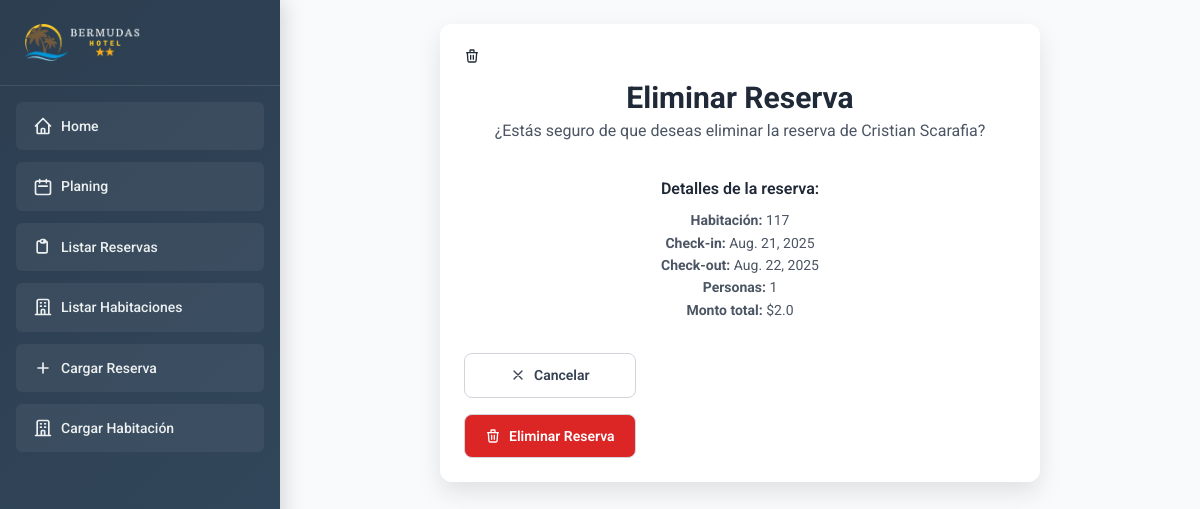
Screenshot of /eliminar_reserva/4/ with the database file from the repository.
### reservas/models.py (models this page shows, shortened)
class Reserva(models.Model):
    encargado = models.CharField(max_length=100, null=False)
    nhabitacion = models.ForeignKey(Habitacion, on_delete=models.CASCADE)
    nombre = models.CharField(max_length=100, null=False)
    apellido = models.CharField(max_length=100, null=False)
    personas = models.IntegerField(null=False, default=1)
    fecha_ingreso = models.DateField(null=False)
    fecha_egreso = models.DateField(null=False)
    noches = models.IntegerField(editable=False, null=False, default=1)
    precio_por_noche = models.FloatField(editable=False, default=0)
    monto_total = models.FloatField(null=False)
    senia = models.FloatField(null=False)
    resto = models.FloatField(editable=False, null=False)
    cantidad_habitaciones = models.IntegerField(default=1, null=False)
    telefono = models.CharField(max_length=20, null=False, default=1)
    celiacos = models.BooleanField(default=False, null=False)
    observaciones = models.TextField(blank=True, null=False)
    origen = models.CharField(max_length=100, null=False)

class Habitacion(models.Model):
    numero = models.CharField(max_length=10)
    tipo = models.CharField(max_length=50, default='doble')
    piso = models.CharField(max_length=50, default='planta baja')

### reservas/views.py (the view, shortened to what this page needs)
def eliminar_reserva(request, reserva_id):
    reserva = get_object_or_404(Reserva, id=reserva_id)
    return render(request, "reservas/eliminar_reserva.html", {"reserva": reserva})

### reservas/templates/reservas/eliminar_reserva.html (shortened to what this page needs)
{% extends 'base.html' %}
{% block content %}
<div class="form-container">
    <div class="text-center mb-8">
        <div class="mb-4">
            <svg class="w-12 h-12 mx-auto text-red-600" fill="none" stroke="currentColor" viewBox="0 0 24 24">
                <path stroke-linecap="round" stroke-linejoin="round" stroke-width="2" d="M19 7l-.867 12.142A2 2 0 0116.138 21H7.862a2 2 0 01-1.995-1.858L5 7m5 4v6m4-6v6m1-10V4a1 1 0 00-1-1h-4a1 1 0 00-1 1v3M4 7h16"></path>
            </svg>
        </div>
        <h1 class="text-3xl font-bold text-gray-800 mb-2">Eliminar Reserva</h1>
        <p class="text-gray-600">¿Estás seguro de que deseas eliminar la reserva de {{ reserva.nombre }} {{ reserva.apellido }}?</p>
        <div class="mt-4 p-4 bg-gray-50 rounded-lg">
            <h3 class="font-semibold text-gray-800 mb-2">Detalles de la reserva:</h3>
            <div class="text-sm text-gray-600 space-y-1">
                <p><strong>Habitación:</strong> {{ reserva.nhabitacion.numero }}</p>
                <p><strong>Check-in:</strong> {{ reserva.fecha_ingreso }}</p>
                <p><strong>Check-out:</strong> {{ reserva.fecha_egreso }}</p>
                <p><strong>Personas:</strong> {{ reserva.personas }}</p>
                <p><strong>Monto total:</strong> ${{ reserva.monto_total }}</p>
            </div>
        </div>
    </div>
    <form method="post">
        <div class="flex flex-col sm:flex-row gap-4 justify-end">
            <a href="{% url 'listar_reservas' %}" class="btn-secondary">
                <svg class="w-4 h-4 mr-2" fill="none" stroke="currentColor" viewBox="0 0 24 24">
                    <path stroke-linecap="round" stroke-linejoin="round" stroke-width="2" d="M6 18L18 6M6 6l12 12"></path>
                </svg>
                Cancelar
            </a>
            <button type="submit" class="btn-secondary" style="background-color: #dc2626; color: white;">
                <svg class="w-4 h-4 mr-2" fill="none" stroke="currentColor" viewBox="0 0 24 24">
                    <path stroke-linecap="round" stroke-linejoin="round" stroke-width="2" d="M19 7l-.867 12.142A2 2 0 0116.138 21H7.862a2 2 0 01-1.995-1.858L5 7m5 4v6m4-6v6m1-10V4a1 1 0 00-1-1h-4a1 1 0 00-1 1v3M4 7h16"></path>
                </svg>
                Eliminar Reserva
            </button>
        </div>
    </form>
</div>
{% endblock %}

### reservas/static/css/style.css (style rules this page uses)
html, :host { line-height: 1.5; -webkit-text-size-adjust: 100%; -moz-tab-size: 4; -o-tab-size: 4; tab-size: 4; font-family: ui-sans-serif, system-ui, sans-serif, "Apple Color Emoji", "Segoe UI Emoji", "Segoe UI Symbol", "Noto Color Emoji"; font-feature-settings: normal; font-variation-settings: normal; -webkit-tap-highlight-color: transparent; }
body { margin: 0; line-height: inherit; }
h1, h2, h3, h4, h5, h6 { font-size: inherit; font-weight: inherit; }
a { color: inherit; text-decoration: inherit; }
b, strong { font-weight: bolder; }
button, input, optgroup, select, textarea { font-family: inherit; font-feature-settings: inherit; font-variation-settings: inherit; font-size: 100%; font-weight: inherit; line-height: inherit; letter-spacing: inherit; color: inherit; margin: 0; padding: 0; }
button, select { text-transform: none; }
button, input:where([type='button']), input:where([type='reset']), input:where([type='submit']) { -webkit-appearance: button; background-color: transparent; background-image: none; }
blockquote, dl, dd, h1, h2, h3, h4, h5, h6, hr, figure, p, pre { margin: 0; }
button, [role="button"] { cursor: pointer; }
img, svg, video, canvas, audio, iframe, embed, object { display: block; vertical-align: middle; }
.mb-4 { margin-bottom: 1rem; }
.mt-4 { margin-top: 1rem; }
.flex { display: flex; }
.bg-gray-100 { --tw-bg-opacity: 1; background-color: rgb(243 244 246 / var(--tw-bg-opacity)); }
.text-center { text-align: center; }
.text-3xl { font-size: 1.875rem; line-height: 2.25rem; }
.font-semibold { font-weight: 600; }
.text-gray-800 { --tw-text-opacity: 1; color: rgb(31 41 55 / var(--tw-text-opacity)); }

### reservas/static/css/custom.css (style rules this page uses)
* { box-sizing: border-box; }
body, html { height: 100%; margin: 0; font-family: 'Roboto', sans-serif; font-size: 16px; line-height: 1.6; overflow-x: hidden; }
.form-container { background: white; border-radius: 12px; box-shadow: 0 10px 25px rgba(0, 0, 0, 0.1); padding: 1rem; max-width: 1200px; margin: 0 auto; width: 100%; }
.btn-primary, .btn-secondary { display: inline-flex; align-items: center; justify-content: center; gap: 0.5rem; padding: 0.5rem 1rem; border-radius: 0.5rem; font-weight: 500; font-size: 0.8rem; text-decoration: none; border: none; cursor: pointer; transition: all 0.2s ease; min-height: 2.5rem; }
.btn-secondary { background-color: #6b7280; color: white; }
.form-container .text-center { margin-bottom: 1rem; }
.form-container .text-center h1 { margin-bottom: 0.125rem; }
.form-container .text-center p { margin-bottom: 0; }
.form-container .text-center svg { width: 1rem !important; height: 1rem !important; }
.form-container .btn-primary, .form-container .btn-secondary { padding: 0.625rem 1.25rem; font-size: 0.875rem; min-height: 2.5rem; }
.form-container .btn-primary svg, .form-container .btn-secondary svg { width: 1rem !important; height: 1rem !important; }
.flex { display: flex; }
.flex-col { flex-direction: column; }
.justify-end { justify-content: flex-end; }
.gap-4 { gap: 1rem; }
.text-center { text-align: center; }
.text-sm { font-size: 0.875rem; }
.font-bold { font-weight: 700; }
.font-semibold { font-weight: 600; }
.text-gray-600 { color: #4b5563; }
.text-gray-800 { color: #1f2937; }
.p-4 { padding: 1rem; }
.mb-2 { margin-bottom: 0.5rem; }
.mb-4 { margin-bottom: 1rem; }
.mb-8 { margin-bottom: 2rem; }
h1, h2 { font-size: 28px; margin-bottom: 20px; color: #333; text-align: center; font-weight: bold; font-family: 'Roboto', sans-serif; }
form { display: flex; flex-direction: column; width: 100%; align-items: flex-start; }
button { padding: 10px 20px; font-size: 16px; color: #fff; background-color: #007bff; border: none; border-radius: 5px; cursor: pointer; transition: background-color 0.3s ease; }
.form-container { background: white; border-radius: 12px; box-shadow: 0 10px 25px rgba(0, 0, 0, 0.1); padding: 1.5rem; max-width: 600px; margin: 0 auto; }
.btn-secondary { background-color: white; color: #374151; padding: 0.5rem 1rem; border-radius: 0.5rem; font-weight: 600; font-size: 0.8rem; border: 1px solid #d1d5db; cursor: pointer; transition: all 0.2s ease; text-decoration: none; }

### rows the page displays
Reserva: nombre "Cristian", apellido "Scarafia", nhabitacion.numero "117", fecha_ingreso "Aug. 21, 2025", fecha_egreso "Aug. 22, 2025", personas "1", monto_total "2.0"
